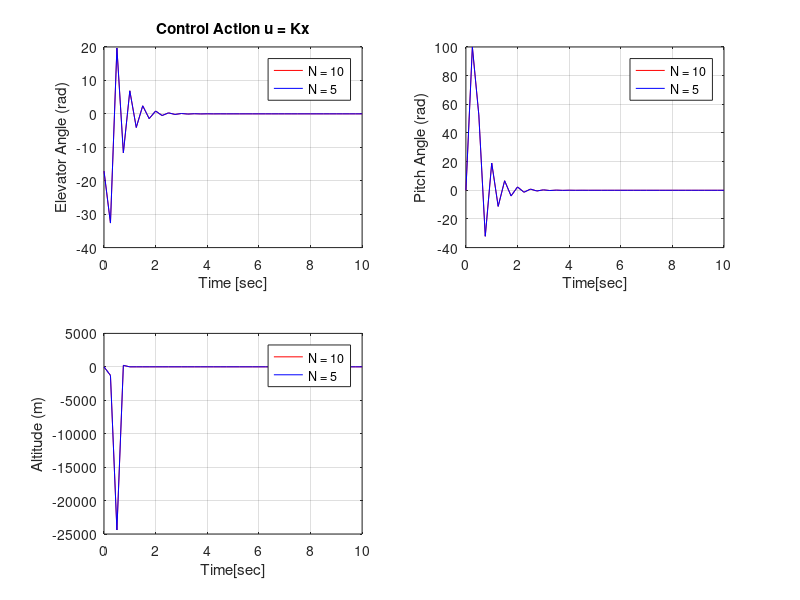

MATLAB code for this plot:
%Project 4 (Model Predictive Control)
% Author: Subhan Khan, Date: 14/04/2021

clear all;
clc; close all;
% Initial Condition
x0 = [10;0;100;0];
y0 = [0;0;0;5000];
 % Sampling Time
dt = 0.25;
% Initial Input
u = 0;
% Ending Time
T_end = 10;
% Time Vector
t = 0:dt:T_end;
% Length of Time Vector
Nsim = length(t) - 1;
% State Matrices
A = [-1.28 0 0.98 0;0 0 1 0;-5.43 0 -1.84 0;-128.2 -128.2 0 0];
B = [-0.3;0;-17;0];
C = [1 0 0 0;0 1 0 0;0 0 1 0;0 0 0 1];
% Number of states (in our case, 4)
nx=size(A,2);
% Number of inputs (in our case, 1)
nu=size(B,2);
% Prediction horizon size (i.e. how many sampling intervals forward should
% we predict
N = 10;
% Input penalty value over the prediction horizon
R = 10;
R_bar = kron(eye(N),R);
% State penalty values over the prediction horizon
Q = diag([0,1,0,1]);
Q_bar = kron(eye(N),Q);

% Calculate Sx and Su (X = x_0*Sx + u*Su)
Su=zeros(N*nx,N*nu);
for i=1:N
   Sx((i-1)*nx+1:i*nx,:)=A^i;
   for j=1:i
      Su((i-1)*nx+1:(i)*nx,(j-1)*nu+1:j*nu)=A^(i-j)*B;
   end
end

% Claculate the cost function relating to the states
F = Su'*Q_bar*Sx;
% Claculate the cost function relating to the inputs
G = R_bar + Su'*Q_bar*Su;
% Number of zeros required for gain vector
z = zeros(1,N-1);
% Calculate the gain for the MPC
K = -[1 z]*inv(G)*F;

%Simulation
for k = 1 : Nsim + 1
    % Control Action
    u(:, k) = K*x0(:,k);
    % States
    x0(:, k + 1) = A*x0(:,k) + B*u(:, k);
    % Output
    y0(:,k) = C*x0(:,k);
end

% Repeat for N = 5

x1 = [10;0;100;0];
y1 = [0;0;0;5000]; 
u1 = 0;
N2 = 5; 
Q_bar2 = kron(eye(N2),Q);
R_bar2 = kron(eye(N2),R);
Su2=zeros(N2*nx,N2*nu);
for i=1:N2
   Sx2((i-1)*nx+1:i*nx,:)=A^i;
   for j=1:i
      Su2((i-1)*nx+1:(i)*nx,(j-1)*nu+1:j*nu)=A^(i-j)*B;
   end
end
F2 = Su2'*Q_bar2*Sx2;
G2 = R_bar2 + Su2'*Q_bar2*Su2;
z2 = zeros(1,N2-1);
K2 = -[1 z2]*inv(G2)*F2;
for k = 1 : Nsim + 1
    u1(:, k) = K2*x1(:,k);
    x1(:, k + 1) = A*x1(:,k) + B*u1(:, k);
    y1(:,k) = C*x1(:,k);
end

% Plot a comparison of the two cases

figure(1);
subplot(221);
plot(t,u,'r',t,u1,'b');
xlabel('Time [sec]'); ylabel('Elevator Angle (rad)')
title('Control Action u = Kx'); legend('N = 10', 'N = 5');
grid on;
subplot(222);
plot(t,y0(2,:),'r',t,y1(2,:),'b');
legend('N = 10', 'N = 5');
xlabel('Time[sec]');ylabel('Pitch Angle (rad)')
grid on;
subplot(223);
plot(t,y0(4,:),'r',t,y1(4,:),'b');
legend('N = 10', 'N = 5');
xlabel('Time[sec]');ylabel('Altitude (m)')
grid on;